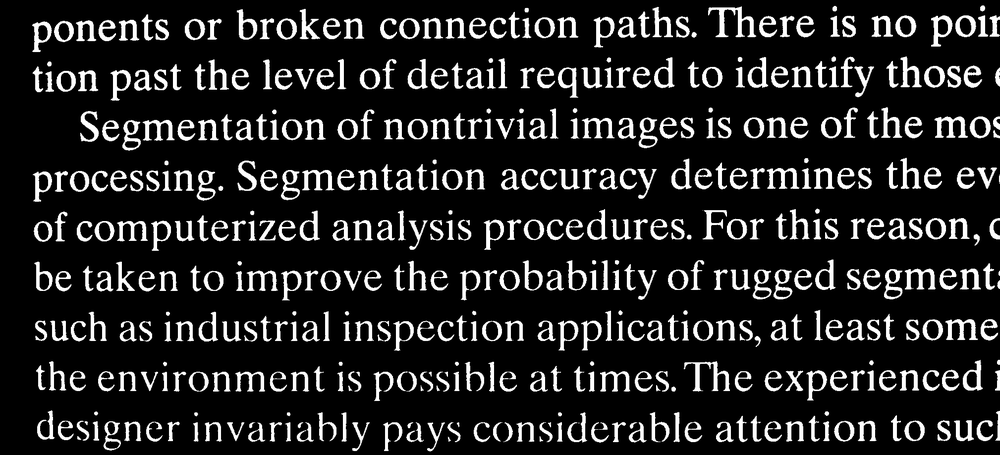
#> input picture IMGpro/img/Task5.png, 1000 x 455 px, shrunk from 2018 x 918 before the run, found by its file name
$ jupyter execute 6368_Task5.ipynb
#> lines starting #> are read from the running program, lines starting #| are printed output that depends on the picture; after the words box and inside, x2 and y2 are one past the last pixel; in counts of white or black regions, pixels touching at a corner belong together
# **Task 5 Morphological Image Processing**

[cell 1]
import cv2
import numpy as np
from matplotlib import pyplot as plt
import urllib
import imutils
from skimage import io

[cell 2]
def plot_images(images, titles, rows, cols , info = -1 , color = cv2.COLOR_BGR2GRAY, w = 20 , h = 10):
    fig = plt.figure(figsize=(w, h))
    for i in range(rows * cols):
        ax = fig.add_subplot(rows, cols, i + 1)
        if info != -1:
            ax.text(0.5, 0.5, info[i], fontsize=10, color='black', ha='left', va='top')
        ax.imshow(X=images[i],  cmap='gray')
        ax.set_title(titles[i])
        ax.axis('off')
    plt.show()

[cell 3]
def img_reconstruct(img, marker, kernel_size):
    mask = img
    se = cv2.getStructuringElement(cv2.MORPH_RECT, (kernel_size, kernel_size))
    recon1 = marker.copy()
    recon1_old = np.zeros(recon1.shape, dtype=np.uint8)
    count = 0
    his = []
    while np.sum(np.sum(recon1 - recon1_old)) != 0:
        count += 1
        recon1_old = recon1.copy()
        recon1 = cv2.dilate(recon1, se)
        recon1 = recon1 & mask
        his.append(recon1.copy())
    print('Iteration: ', count)
    return recon1 , his

[cell 4]
def show_image(image, title):
    plt.figure(figsize=(10, 10))
    plt.imshow(cv2.cvtColor(image, cv2.COLOR_BGR2RGB))
    plt.title(title), plt.xticks([]), plt.yticks([])
    plt.show()

## **Import Image**

[cell 5]
req = urllib.request.urlopen('https://github.com/AthimetA/FRA321/blob/main/IMGpro/img/Task5.png?raw=true')
arr = np.asarray(bytearray(req.read()), dtype=np.uint8)
img = cv2.imdecode(arr, -1)
#> img is the input picture: shape (455, 1000, 4); mean B, G, R, A 35.5, 35.5, 35.5, 255
img = cv2.cvtColor(img, cv2.COLOR_BGR2GRAY)
#> img: shape (455, 1000)
imgOri = img.copy()

[cell 6]
show_image(img, 'Original Image')

## **Clear Border Charater**

โดยเริ่มแรกจะทำการลบตัวอักษรที่เป็นขอบของรูปภาพออกไปก่อน

### **Create Border Image**

[cell 7]
des = cv2.bitwise_not(img)
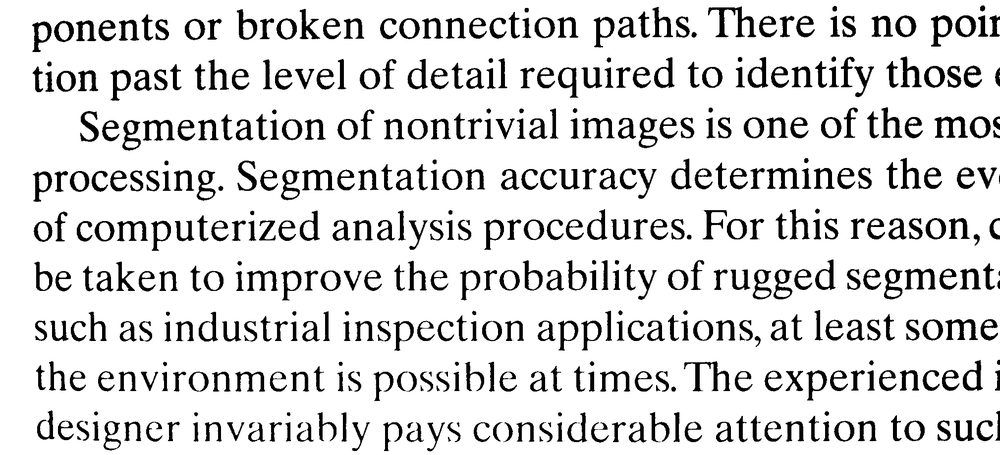
#> des: shape (455, 1000); min 0, max 255, mean 219.5
show_image(des, 'bitwise Image')

contour,hier = cv2.findContours(des,cv2.RETR_CCOMP,cv2.CHAIN_APPROX_SIMPLE)
#> contour = 7601 contours, 7037 with area under 20; largest, box (x1, y1, x2, y2) and area: (0, 0, 1000, 455) 453420, (902, 58, 910, 85) 92, (256, 116, 267, 137) 80, (867, 116, 879, 135) 76, (985, 266, 992, 287) 73

for cnt in contour:
    cv2.drawContours(des,[cnt],0,255,-1)
#> this loop made 7601 passes
#> cnt on passes 1, 3, 4: [[999, 80]], [[429, 450], [430, 449], [431, 450], [430, 451]], [[431, 449], [432, 448], [433, 449], [432, 450]]
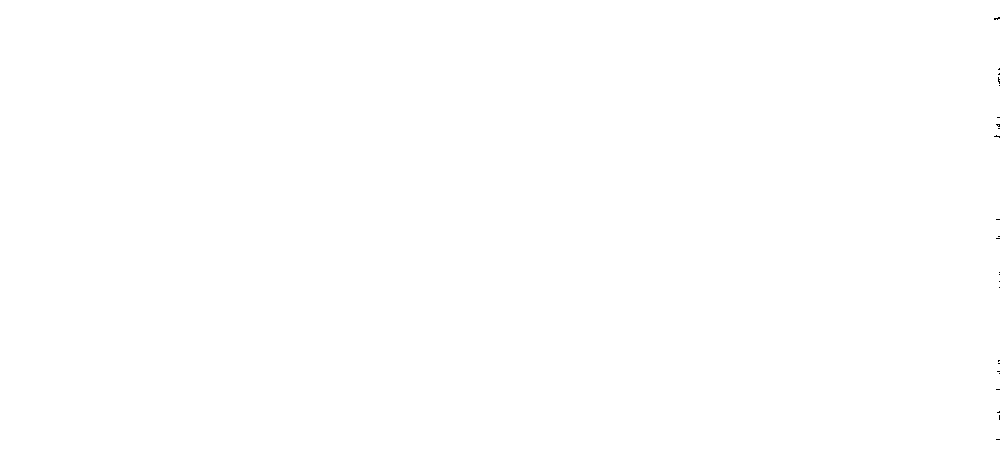
#> des: shape (455, 1000); 100% white; black in thin lines or dots, all inside (x1, y1, x2, y2) = (994, 17, 1000, 440)

img_border = cv2.bitwise_not(des)
show_image(img_border, 'Border Image')

### **Subtracting Image**

[cell 8]
imgnb = cv2.bitwise_and(img, img, mask=des)
show_image(imgnb, 'Image with no border')

เมื่อทำการลบตัวอักษรที่ขอบของรูปภาพแล้วจะเหลือเฉพาะตัวอักษรเต็มตัวที่อยู่ในรูปภาพ

## **Morphological for Connecting a circle in the image**

เมื่อสังเกตจากภาพจะเห็นได้ว่าตัวอักษรหลายตัวในรูปภาพ (โดยเฉพาะตัว O ที่เราต้องการหา) นั้นมีการเชื่อมต่อกันไม่ครบทั้งหมด จึงทำการเชื่อมต่อตัวอักษรที่เป็นเส้นตรงด้วยการใช้ Morphological Opening

[cell 9]
kernel_size = 7
se = cv2.getStructuringElement(shape =cv2.MORPH_RECT, ksize=(kernel_size, kernel_size))
img_open = cv2.morphologyEx(imgnb, cv2.MORPH_DILATE, se)
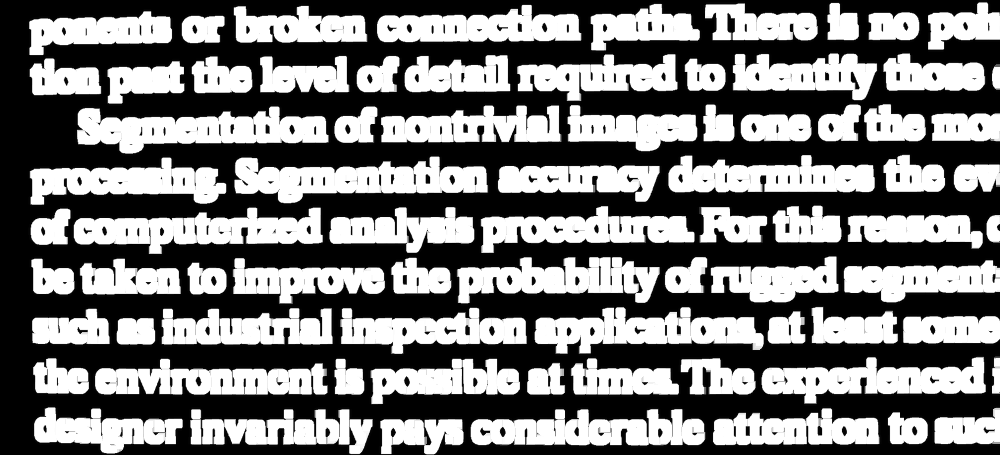
#> img_open: shape (455, 1000); min 0, max 255, mean 119.2
show_image(img_open, 'Image open')

[cell 10]
img = img_open.copy()

หลังจากที่ทำการลองปรับจูนค่า kernel แล้วพบว่า kernel ที่ใช้งานได้ดีที่สุดคือ kernel ขนาด 7x7 โดยผลลัพท์ที่ได้จะได้ภาพที่ตัวอักษรเชื่อมต่อกันเรียบร้อยแล้ว

## **Fill a hole(Circle) in image**

จากนั้นจะทำการถมจุดที่เป็นรูกลมๆ ในรูปภาพโดยใช้ Contour ทรงกลมที่ปรับจูนให้เหมาะสมกับรูปภาพ

[cell 11]
def find_circle_contour(c):
	# approximate the contour
	peri = cv2.arcLength(c, True)
	approx = cv2.approxPolyDP(c, 0.01 * peri, True)
	return not len(approx) == 4

[cell 12]
# find contours in the image and initialize the mask that will be
# used to find circle contours
cnts = cv2.findContours(img.copy(), cv2.RETR_LIST, cv2.CHAIN_APPROX_SIMPLE)
#> cnts = 85 contours, 24 with area under 20; largest, box (x1, y1, x2, y2) and area: (338, 254, 841, 356) 18856, (515, 1, 702, 154) 13298, (532, 305, 808, 397) 12182, (478, 203, 844, 255) 11114, (159, 256, 387, 347) 10543
cnts = imutils.grab_contours(cnts)
mask = np.ones(img.shape[:2], dtype="uint8") * 255

[cell 13]
# loop over the contours
for c in cnts:
	# if the contour is circle, draw it on the mask
	if find_circle_contour(c):
		cv2.drawContours(mask, [c], -1, 0, -1)
#> this loop made 85 passes
#> peri in find_circle_contour on passes 1, 2, 3, 6, 7, 8, 9, 10, 11, 12, 14, 15: 11.07, 16.49, 11.66, 265.4, 148.3, 542.6, 450.2, 631.1, 215.4, 414.9, 15.66, 32.49
#> (peri in find_circle_contour, approx in find_circle_contour) on passes 4, 5, 13, 25, 40, 42: (5.66, [[312, 418], [313, 417], [314, 418], [313, 419]]), (5.66, [[833, 417], [834, 416], [835, 417], [834, 418]]), (5.66, [[181, 383], [182, 382], [183, 383], [182, 384]]), (5.66, [[703, 331], [704, 330], [705, 331], [704, 332]]), (5.66, [[409, 239], [410, 238], [411, 239], [410, 240]]), (5.66, [[392, 216], [393, 215], [394, 216], [393, 217]])
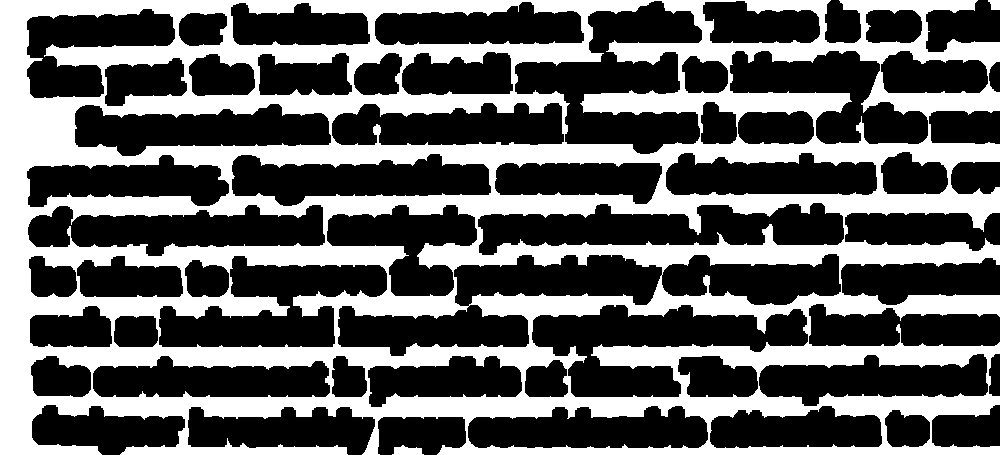
#> mask: shape (455, 1000); 38.7% white; 3 white regions, box (x1, y1, x2, y2) and area: (0, 0, 1000, 455) 175956, (392, 445, 424, 455) 221, (988, 0, 1000, 10) 98
show_image(mask, 'Mask')

[cell 14]
img = np.invert(mask)
show_image(img, 'New Image with circle fill')

ผลลัพท์ที่ได้จะเป็นรูปภาพที่ถมรูกลมๆ ให้เรียบร้อยแล้ว

## **Morphological for finding a hole(Circle) Location**

จะทำการ Morphological ที่รูปภาพที่ถมรูแล้วด้วย Kernel ทรงกลมขนาด 35x35 (หายใช้มากกว่านี้ตัว O จะหายไป) โดยตัวอักษรที่ไม่มีลักษณะคล้ายทรงกลมจะถูกลบออกไป

[cell 15]
kernel_size = 35 # Note: kernel_size more than 35 will cause the missing of O
se = cv2.getStructuringElement(shape =cv2.MORPH_ELLIPSE, ksize=(kernel_size, kernel_size))
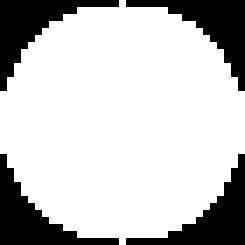
#> se: shape (35, 35) (shown 7 times larger); values 0 (black) and 1 (white), 76.8% white; 4 black regions, box (x1, y1, x2, y2) and area: (0, 0, 17, 13) 71, (18, 0, 35, 13) 71, (0, 22, 17, 35) 71, (18, 22, 35, 35) 71
imgM2_erode = cv2.erode(img.copy(), se)
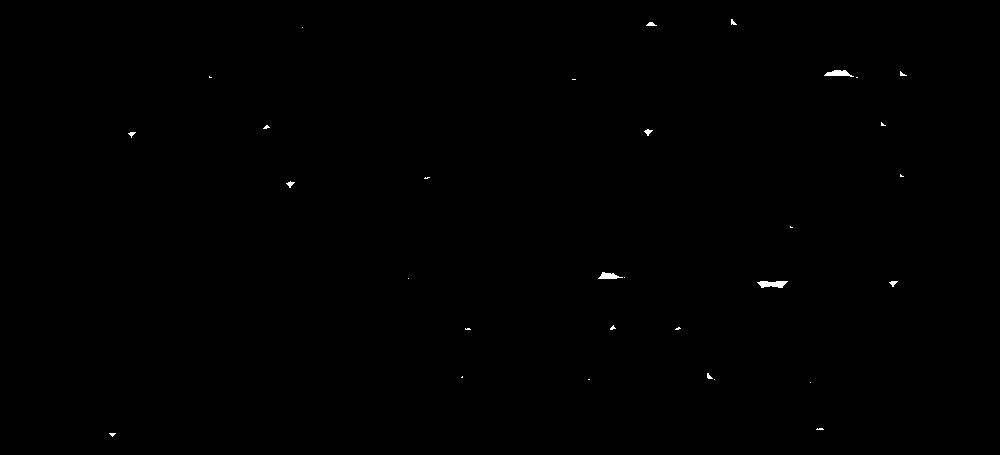
#> imgM2_erode: shape (455, 1000); 0.16% white; 31 white regions (21 under 20 px), largest, box (x1, y1, x2, y2) and area: (757, 281, 788, 288) 156, (824, 70, 854, 77) 126, (598, 272, 623, 279) 106
show_image(imgM2_erode, 'Eroded Image')

[cell 16]
imgM2_reconstruct , his = img_reconstruct(imgnb, imgM2_erode, 12)
#> the loop in img_reconstruct, `while np.sum(np.sum(recon1 - recon1_old)) != 0:` made 38 passes
#> pass 1, in img_reconstruct, `recon1 = cv2.dilate(recon1, se)`:
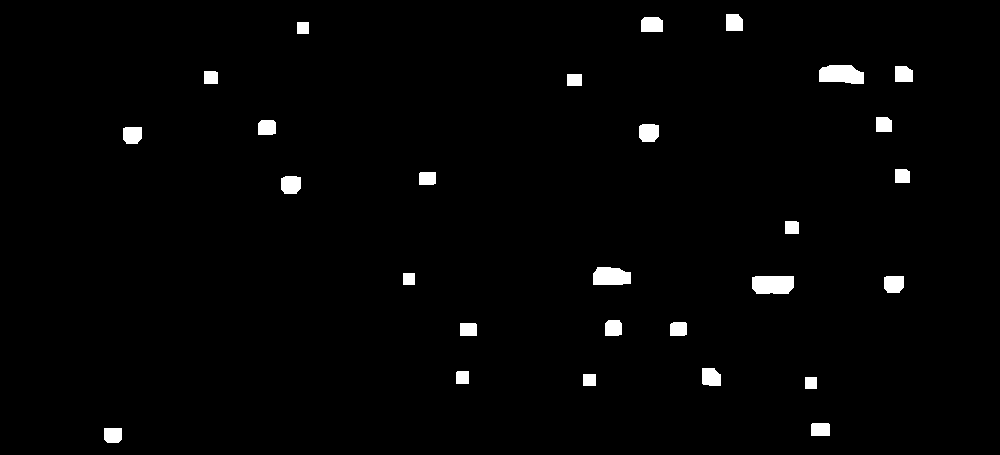
#> recon1: shape (455, 1000); 1.7% white; 28 white regions, largest, box (x1, y1, x2, y2) and area: (752, 276, 794, 294) 716, (819, 65, 864, 84) 713, (593, 267, 631, 285) 604
#> pass 2, in img_reconstruct, `recon1 = cv2.dilate(recon1, se)`:
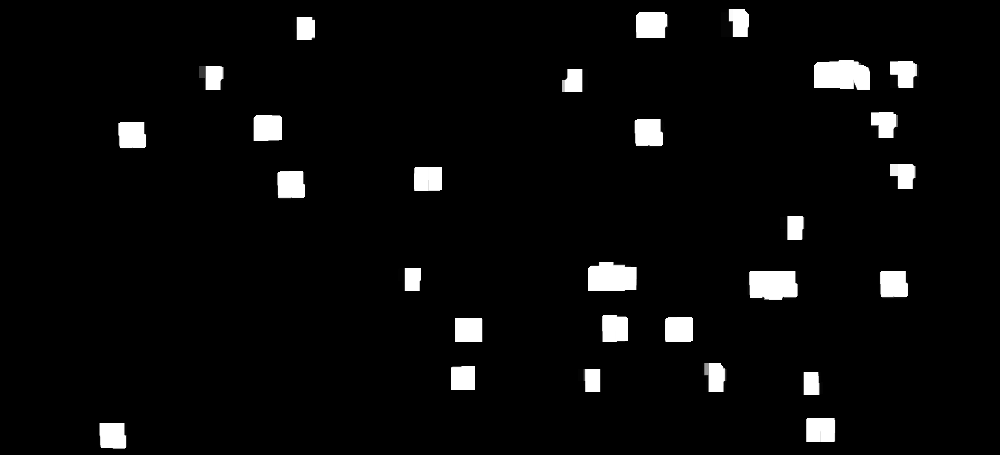
#> recon1: shape (455, 1000); min 0, max 255, mean 10.2
#> pass 2, in img_reconstruct, `recon1 = recon1 & mask`:
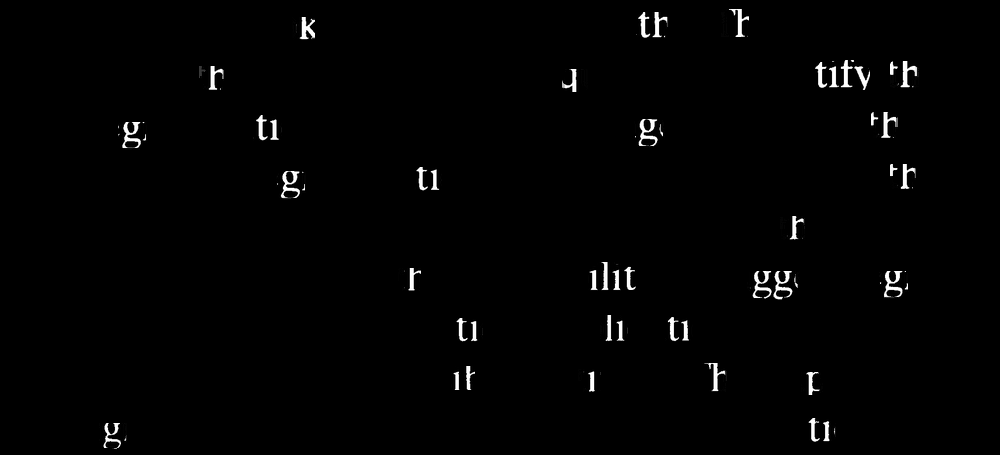
#> recon1: shape (455, 1000); min 0, max 255, mean 3.2
#> after the loop in img_reconstruct, `while np.sum(np.sum(recon1 - recon1_old)) != 0:`:
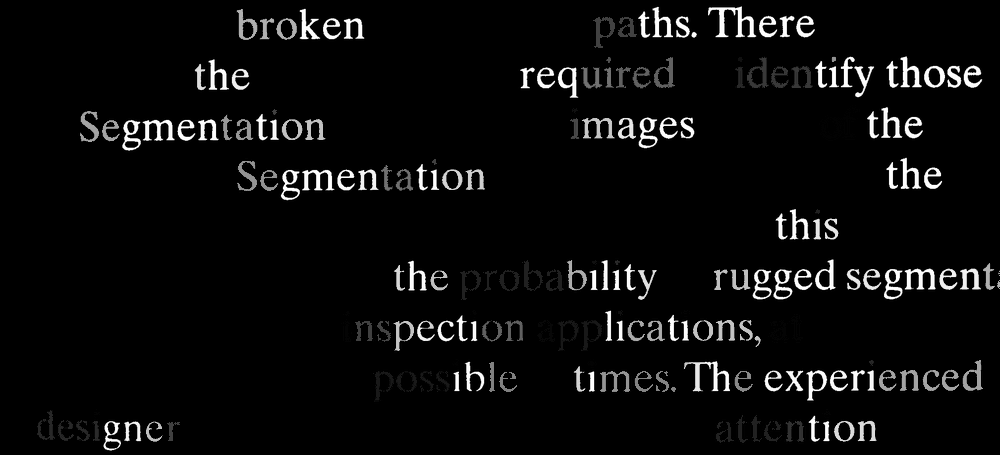
#> recon1: shape (455, 1000); min 0, max 255, mean 11.5
#> after the loop in img_reconstruct, `while np.sum(np.sum(recon1 - recon1_old)) != 0:`: count = 38; his = 38 items
#| Iteration:  38
#> his = 38 items

titles = ['Original', 'Erode', 'Reconstruct']
imgs = [img, imgM2_erode, imgM2_reconstruct]
plot_images(imgs, titles, 1, 3)

ผลลัทพ์ที่ได้ยังไม่ค่อยดีมากนักเพราะตัวอักษรที่ไม่มีลักษณะคล้ายทรงกลมยังอยู่บนรูปภาพ จึงจะทำการ Morphological อีกครั้ง

## **Morphological for remove Non-O charater**

โดยการทำ Morphological จะนำรูปในขั้นตอนที่แล้วที่ยังไม่ได้ Reconstruction มาทำ Morphological opening ด้วย kernel ทรงกลมขนาด 9x9 เพื่อลบส่วนของตัวอักษรที่ไม่มีลักษณะคล้ายทรงกลมออกไป

### **First Iteration**

[cell 17]
kernel_size = 9
se = cv2.getStructuringElement(shape =cv2.MORPH_ELLIPSE, ksize=(kernel_size, kernel_size))
imgM3_erode = cv2.erode(imgM2_erode.copy(), se)
#> imgM3_erode: shape (455, 1000); every value is 0
imgM3_dilate = cv2.dilate(imgM3_erode.copy(), se)
titles = ['Before Opening', 'After Opening']
imgs = [imgM2_erode, imgM3_dilate]
plot_images(imgs, titles, 1, 2)

[cell 18]
imgM3_reconstruct , his = img_reconstruct(imgnb, imgM3_dilate, 13)
#| Iteration:  0
#> his = []
titles = ['Before remove', 'After remove']
imgs = [imgM2_reconstruct, imgM3_reconstruct]
plot_images(imgs, titles, 1, 2)

[cell 19]
img = imgM3_reconstruct.copy()

โดยผลลัพท์ที่ได้จะเป็นรูปภาพที่มีตัวอักษรที่ไม่มีลักษณะคล้ายทรงกลมถูกลบออกไปแล้วแต่จะยังมีตัวอักษรที่มีขนาดเกิน 1 บรรทัดหรือเป็นเส้นตรงยาวอยู่บนรูปภาพ

### **Second Iteration**

จะทำการลบตัวอักษรที่เป็นเส้นตรงด้วย kernel สี่เหลี่ยมผืนผ้าขนาด 1x40

[cell 20]
se = cv2.getStructuringElement(shape =cv2.MORPH_RECT, ksize=(1, 40))
#> se = 40 values from 1 to 1
imgM4_erode = cv2.erode(img.copy(), se)
show_image(imgM4_erode, 'Eroded Image')

[cell 21]
imgM4_reconstruct , his = img_reconstruct(img, imgM4_erode, 8)
#| Iteration:  0
show_image(imgM4_reconstruct, 'Reconstruct Image')

### **Subtracting**

[cell 22]
img_sub = cv2.subtract(img, imgM4_reconstruct)
titles = ['Original', 'After remove']
imgs = [imgOri, img_sub]
plot_images(imgs, titles, 1, 2)

## **Morphological for remove c,e,s**

เนื่องจากยังเหลือตัวอักษร c,e,s อยู่ในรูปภาพ จึงต้องทำการลบออกด้วยการใช้ Morphological อีกครั้ง

[cell 23]
img = img_sub.copy()
se = cv2.getStructuringElement(shape =cv2.MORPH_RECT, ksize=(18, 4))
print(se)
#| [[1 1 1 1 1 1 1 1 1 1 1 1 1 1 1 1 1 1]
#|  [1 1 1 1 1 1 1 1 1 1 1 1 1 1 1 1 1 1]
#|  [1 1 1 1 1 1 1 1 1 1 1 1 1 1 1 1 1 1]
#|  [1 1 1 1 1 1 1 1 1 1 1 1 1 1 1 1 1 1]]

โดยรอบนี้จะ kernel รูปร่างสีเหลี่ยมผืนผ้า(ขนาด 18x4 ที่ได้จากการปรับจูน) ในการจับลักษณะของเส้นในตัวอักษร c(ขอบบนหรือขอบล่าง), e(ตรงกลาง), s(ขอบบนหรือขอบล่าง)

[cell 24]
imgM5_erode = cv2.erode(img.copy(), se)
show_image(imgM5_erode, 'Eroded Image')

[cell 25]
imgM5_reconstruct , his = img_reconstruct(img, imgM5_erode, 8)
#| Iteration:  0
show_image(imgM5_reconstruct, 'Reconstruct Image')

จากนั้นก็ทำการลบตัวอักษรที่เหลือออกจากรูปภาพ

## **Result**

โดยสรุปในการทำงาน Task นี้จะเป็นการค่อย ๆ ปรับจูน Kernel ให้มีขนาดตรงกับตัวอักษรที่ต้องการลบไปเรื่อย ๆ รวมถึงการใช้ Opening กับรูปที่ erode แล้วจนได้ผลลัพธ์ที่ต้องการ

[cell 26]
img_final = cv2.subtract(img, imgM5_reconstruct)
titles = ['Original', 'O-Location']
imgs = [imgOri, img_final]
plot_images(imgs, titles, 1, 2)
